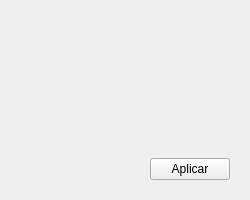
<?xml version="1.0" encoding="UTF-8"?>
<ui version="4.0">
 <class>Form</class>
 <widget class="QWidget" name="Form">
  <property name="geometry">
   <rect>
    <x>0</x>
    <y>0</y>
    <width>250</width>
    <height>200</height>
   </rect>
  </property>
  <property name="minimumSize">
   <size>
    <width>250</width>
    <height>200</height>
   </size>
  </property>
  <property name="windowTitle">
   <string>Form</string>
  </property>
  <property name="styleSheet">
   <string notr="true">QFrame {
    border: none;
    outline: none;
}
</string>
  </property>
  <layout class="QVBoxLayout" name="verticalLayout">
   <item>
    <layout class="QGridLayout" name="gridLayout">
     <item row="0" column="0">
      <widget class="QScrollArea" name="scrollArea">
       <property name="widgetResizable">
        <bool>true</bool>
       </property>
       <widget class="QWidget" name="scrollAreaWidgetContents">
        <property name="geometry">
         <rect>
          <x>0</x>
          <y>0</y>
          <width>230</width>
          <height>133</height>
         </rect>
        </property>
        <layout class="QVBoxLayout" name="verticalLayout_2"/>
       </widget>
      </widget>
     </item>
     <item row="1" column="0">
      <widget class="QFrame" name="frame">
       <property name="frameShape">
        <enum>QFrame::StyledPanel</enum>
       </property>
       <property name="frameShadow">
        <enum>QFrame::Raised</enum>
       </property>
       <layout class="QHBoxLayout" name="horizontalLayout">
        <item>
         <spacer name="horizontalSpacer">
          <property name="orientation">
           <enum>Qt::Horizontal</enum>
          </property>
          <property name="sizeHint" stdset="0">
           <size>
            <width>81</width>
            <height>20</height>
           </size>
          </property>
         </spacer>
        </item>
        <item>
         <widget class="QPushButton" name="btn_confirmar">
          <property name="text">
           <string>Aplicar</string>
          </property>
         </widget>
        </item>
       </layout>
      </widget>
     </item>
    </layout>
   </item>
  </layout>
 </widget>
 <resources/>
 <connections/>
</ui>
